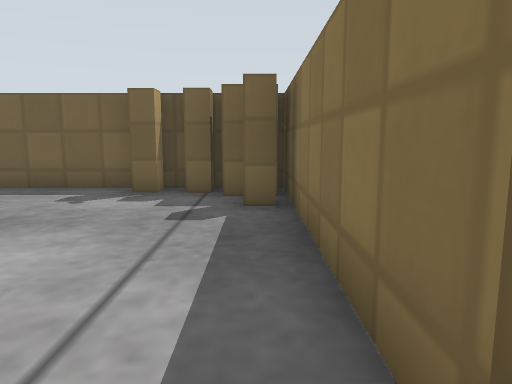
[1] (above)

20 first-person views from a walk through a robot-simulator world made for Gazebo. The camera is 0.51 m above the floor, tilts 8° down and sees 70° across. The floor is counted in squares, 0.5 m on a side. Each view is taken from the middle of a square. On the plan, view 1 faces up. The plan holds only what a view shows up to about 13 squares ahead; the rest is blank. The place goes on beyond the plan. Simple patterns stand in for the simulator's built-in surfaces. Surface patterns are stand-ins for the level's own textures.

[2]
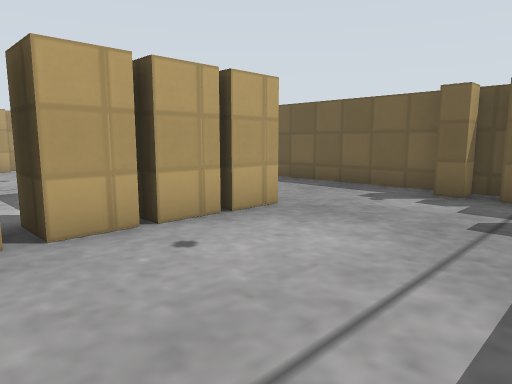

[3]
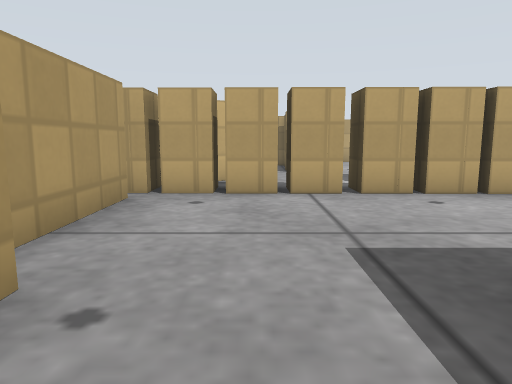

[4]
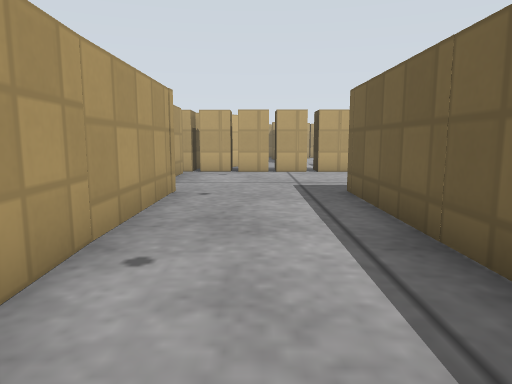

[5]
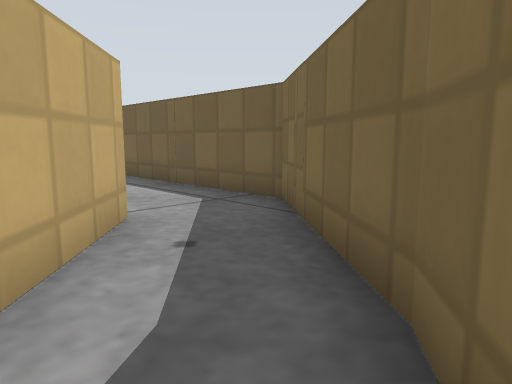

[6]
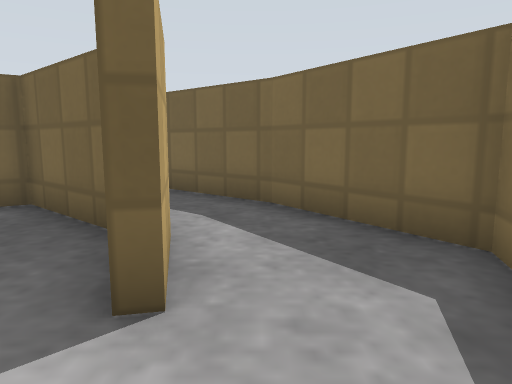

[7]
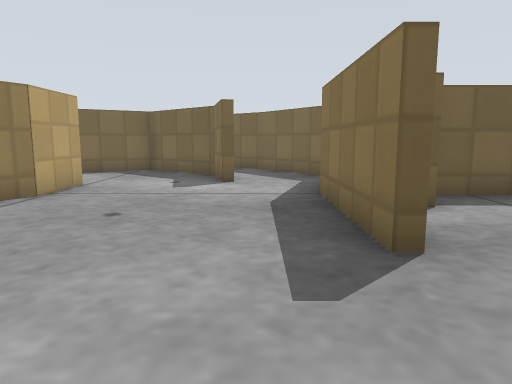

[8]
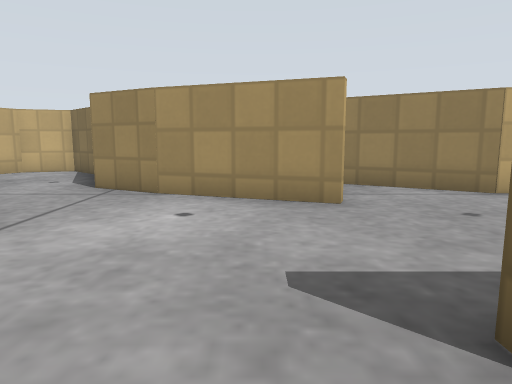

[9]
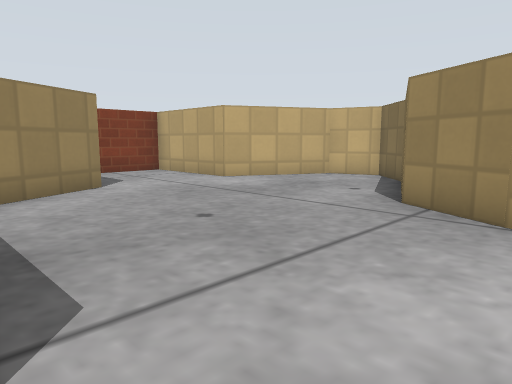

[10]
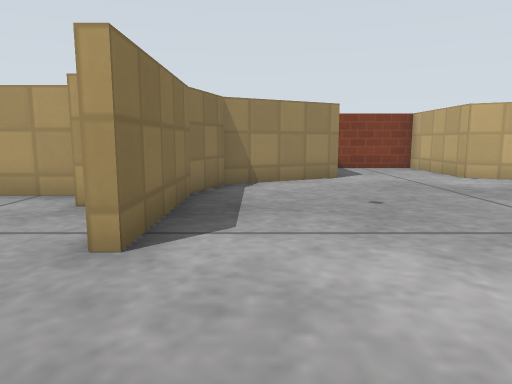

[11]
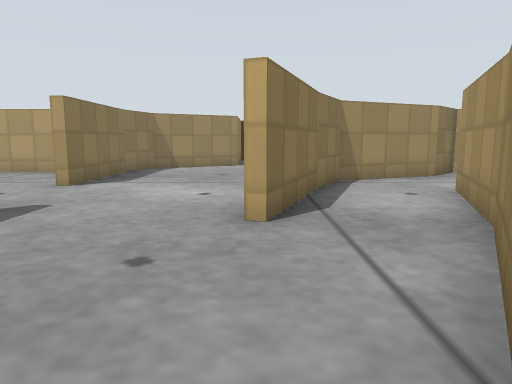

[12]
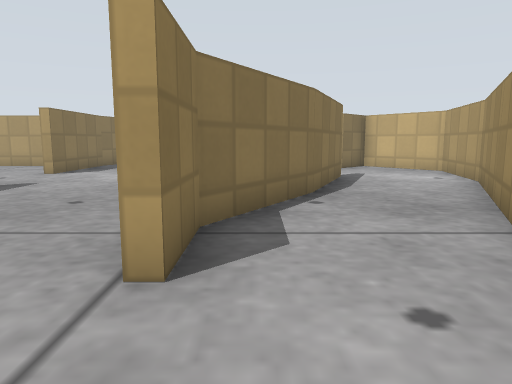

[13]
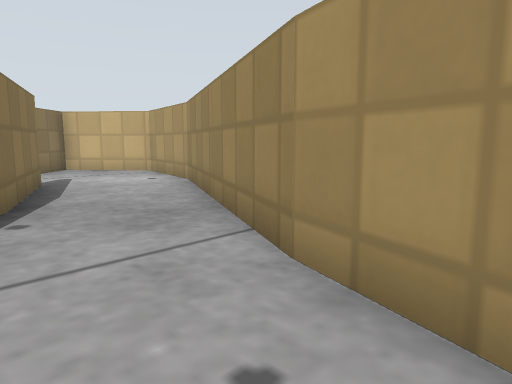

[14]
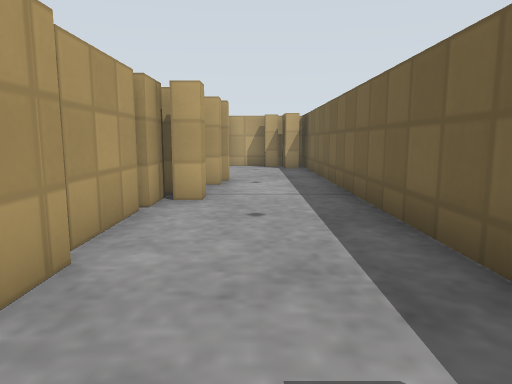

[15]
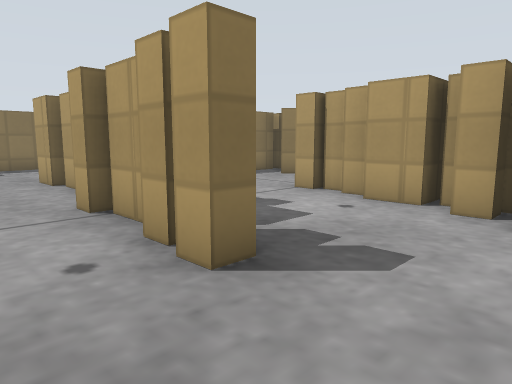

[16]
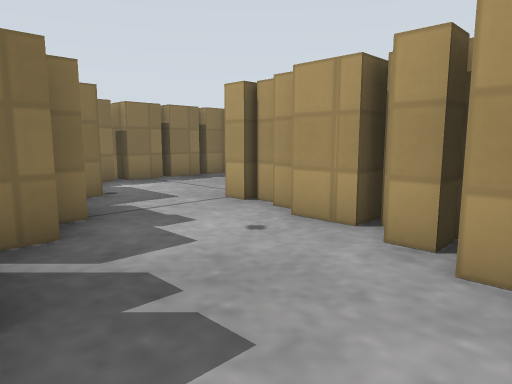

[17]
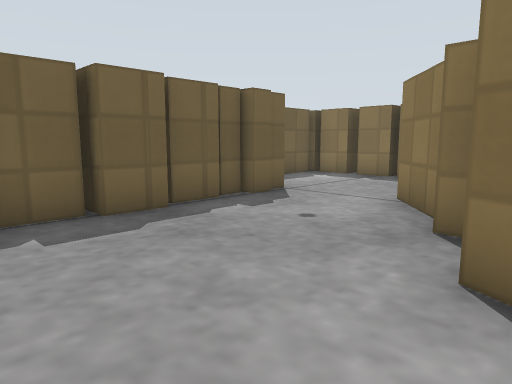

[18]
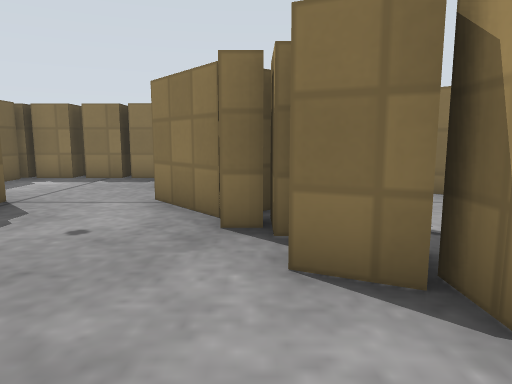

[19]
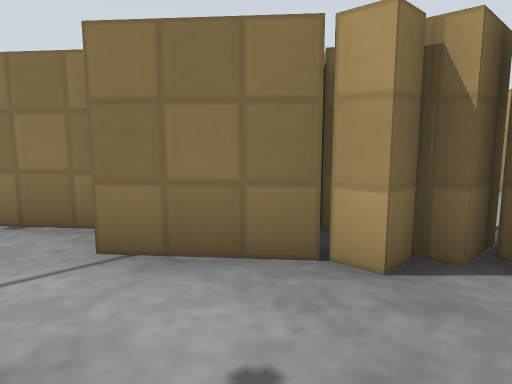

[20]
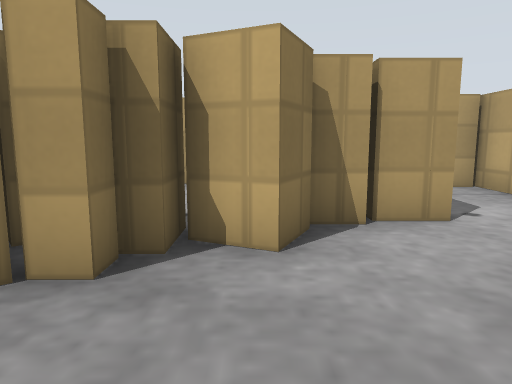

### Floor plan
Ten units are one square. View 1 is at (0, 0); x grows to the right and y downward. Boxes are objects, and circles mark ways between rooms. Rooms are numbered by the first view taken in them; rooms with no view inside come last. Other rooms are left out.
<svg viewBox="-160 -84 297 345">
<path fill="none" stroke="#000" d="M-50 3 -50 -7M-50 -10 -50 -26M-50 16 -50 6M-40 5 -40 16M-40 -7 -40 3M-50 28 -50 18M-40 18 -40 29M-107 -1 -118 -1 -118 -11 -108 -11M-85 -45 -75 -45M-100 -37 -100 -44M-35 33 -3 33M-50 -45 -40 -45 -40 -10M-120 1 -130 1 -130 -5M-126 52 -122 43 -112 47M5 29 59 26M-134 54 -123 54M-145 56 -134 56M5 -67 -5 -67M75 19 95 37M113 20 78 -9 6 -9 6 -79 -150 -79M119 30 112 20M70 149 61 165 29 179 18 191 22 205 52 221 52 256 74 256M66 149 79 115 82 116 69 150M126 118 122 118 122 79M52 113 38 145M54 102 67 82 67 65M70 65 70 83 51 114M87 221 117 205 122 189 122 153 126 153M36 69 26 89M130 52 132 47 119 30M101 41 105 59 102 60 98 43 74 22 54 33M42 52 36 70M36 144 45 121M15 109 4 131 -3 164 16 188 28 176 59 163 67 147M26 89 15 109M48 112 54 102M45 121 49 112"/>
<rect x="-155" y="-15" width="20" height="20" fill="#bbb"><title>pillar</title></rect>
<rect x="-155" y="-45" width="10" height="30" fill="#bbb"><title>pillar</title></rect>
<rect x="-145" y="-35" width="10" height="20" fill="#bbb"><title>pillar</title></rect>
<rect x="-135" y="-25" width="10" height="20" fill="#bbb"><title>pillar</title></rect>
<rect x="-125" y="-55" width="10" height="10" fill="#bbb"><title>pillar</title></rect>
<rect x="-115" y="35" width="20" height="10" fill="#bbb"><title>pillar</title></rect>
<rect x="-115" y="-55" width="10" height="10" fill="#bbb"><title>pillar</title></rect>
<rect x="-105" y="45" width="20" height="10" fill="#bbb"><title>pillar</title></rect>
<rect x="-105" y="15" width="20" height="20" fill="#bbb"><title>pillar</title></rect>
<rect x="-105" y="-5" width="10" height="10" fill="#bbb"><title>pillar</title></rect>
<rect x="-105" y="-15" width="10" height="10" fill="#bbb"><title>pillar</title></rect>
<rect x="-95" y="-15" width="10" height="20" fill="#bbb"><title>pillar</title></rect>
<rect x="-95" y="-45" width="10" height="20" fill="#bbb"><title>pillar</title></rect>
<rect x="-95" y="-55" width="20" height="10" fill="#bbb"><title>pillar</title></rect>
<rect x="-85" y="15" width="30" height="20" fill="#bbb"><title>pillar</title></rect>
<rect x="-75" y="-45" width="20" height="30" fill="#bbb"><title>pillar</title></rect>
<rect x="-25" y="-75" width="10" height="10" fill="#bbb"><title>pillar</title></rect>
<rect x="-15" y="-75" width="10" height="10" fill="#bbb"><title>pillar</title></rect>
<rect x="-5" y="-65" width="10" height="10" fill="#bbb"><title>pillar</title></rect>
<circle cx="110" cy="30" r="3" fill="#2a7"/>
<circle cx="50" cy="150" r="3" fill="#2a7"/>
<circle cx="40" cy="100" r="3" fill="#2a7"/>
<circle cx="30" cy="120" r="3" fill="#2a7"/>
<text x="-70" y="0">1</text>
<text x="90" y="140">2</text>
<text x="30" y="150">3</text>
<text x="30" y="100">4</text>
</svg>
Room 1 opens to room 2. Room 2 opens to room 3. Room 2 opens to room 4. Room 3 opens to room 4.

Where each view was taken, in squares from view 1:
view 1: 0 up, 0 right, facing up
view 2: 0 up, 0 right, facing up-left
view 3: 1 down, 3 right, facing left
view 4: 1 down, 8 right, facing left
view 5: 4 down, 12 right, facing up-left
view 6: 8 down, 11 right, facing up
view 7: 15 down, 11 right, facing up
view 8: 13 down, 14 right, facing left
view 9: 14 down, 12 right, facing down-left
view 10: 12 down, 11 right, facing down
view 11: 7 down, 8 right, facing down
view 12: 4 down, 6 right, facing down
view 13: 5 down, 6 right, facing down-left
view 14: 6 up, 2 left, facing left
view 15: 7 up, 14 left, facing down-right
view 16: 5 up, 14 left, facing down-right
view 17: 5 down, 15 left, facing up-right
view 18: 4 down, 15 left, facing right
view 19: 1 down, 12 left, facing down-right
view 20: 1 down, 12 left, facing down
